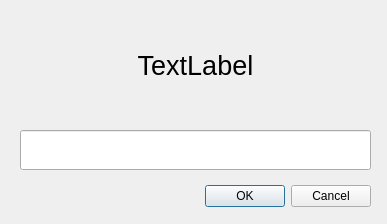
<?xml version="1.0" encoding="UTF-8"?>
<ui version="4.0">
 <class>Dialog</class>
 <widget class="QDialog" name="Dialog">
  <property name="geometry">
   <rect>
    <x>0</x>
    <y>0</y>
    <width>387</width>
    <height>224</height>
   </rect>
  </property>
  <property name="windowTitle">
   <string>Dialog</string>
  </property>
  <property name="modal">
   <bool>true</bool>
  </property>
  <widget class="QDialogButtonBox" name="buttonBox">
   <property name="geometry">
    <rect>
     <x>20</x>
     <y>180</y>
     <width>351</width>
     <height>32</height>
    </rect>
   </property>
   <property name="orientation">
    <enum>Qt::Horizontal</enum>
   </property>
   <property name="standardButtons">
    <set>QDialogButtonBox::Cancel|QDialogButtonBox::Ok</set>
   </property>
  </widget>
  <widget class="QLabel" name="labelDialog">
   <property name="geometry">
    <rect>
     <x>10</x>
     <y>10</y>
     <width>371</width>
     <height>111</height>
    </rect>
   </property>
   <property name="font">
    <font>
     <pointsize>20</pointsize>
    </font>
   </property>
   <property name="text">
    <string>TextLabel</string>
   </property>
   <property name="alignment">
    <set>Qt::AlignCenter</set>
   </property>
   <property name="wordWrap">
    <bool>true</bool>
   </property>
  </widget>
  <widget class="QLineEdit" name="lineEdit">
   <property name="geometry">
    <rect>
     <x>20</x>
     <y>130</y>
     <width>351</width>
     <height>40</height>
    </rect>
   </property>
   <property name="font">
    <font>
     <pointsize>20</pointsize>
    </font>
   </property>
  </widget>
 </widget>
 <resources/>
 <connections>
  <connection>
   <sender>buttonBox</sender>
   <signal>accepted()</signal>
   <receiver>Dialog</receiver>
   <slot>accept()</slot>
   <hints>
    <hint type="sourcelabel">
     <x>248</x>
     <y>254</y>
    </hint>
    <hint type="destinationlabel">
     <x>157</x>
     <y>274</y>
    </hint>
   </hints>
  </connection>
  <connection>
   <sender>buttonBox</sender>
   <signal>rejected()</signal>
   <receiver>Dialog</receiver>
   <slot>reject()</slot>
   <hints>
    <hint type="sourcelabel">
     <x>316</x>
     <y>260</y>
    </hint>
    <hint type="destinationlabel">
     <x>286</x>
     <y>274</y>
    </hint>
   </hints>
  </connection>
 </connections>
</ui>
